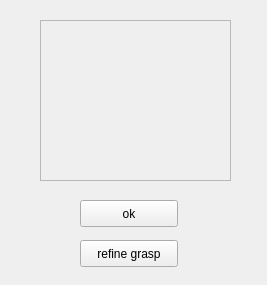
<?xml version="1.0" encoding="UTF-8"?>
<ui version="4.0">
 <class>GraspSelectionView</class>
 <widget class="QWidget" name="GraspSelectionView">
  <property name="geometry">
   <rect>
    <x>0</x>
    <y>0</y>
    <width>267</width>
    <height>285</height>
   </rect>
  </property>
  <property name="windowTitle">
   <string>Form</string>
  </property>
  <widget class="QFrame" name="renderArea">
   <property name="geometry">
    <rect>
     <x>40</x>
     <y>20</y>
     <width>191</width>
     <height>161</height>
    </rect>
   </property>
   <property name="frameShape">
    <enum>QFrame::StyledPanel</enum>
   </property>
   <property name="frameShadow">
    <enum>QFrame::Raised</enum>
   </property>
  </widget>
  <widget class="QPushButton" name="refine_grasp">
   <property name="geometry">
    <rect>
     <x>80</x>
     <y>240</y>
     <width>98</width>
     <height>27</height>
    </rect>
   </property>
   <property name="text">
    <string>refine grasp</string>
   </property>
  </widget>
  <widget class="QPushButton" name="ok">
   <property name="geometry">
    <rect>
     <x>80</x>
     <y>200</y>
     <width>98</width>
     <height>27</height>
    </rect>
   </property>
   <property name="text">
    <string>ok</string>
   </property>
  </widget>
 </widget>
 <resources/>
 <connections/>
</ui>
